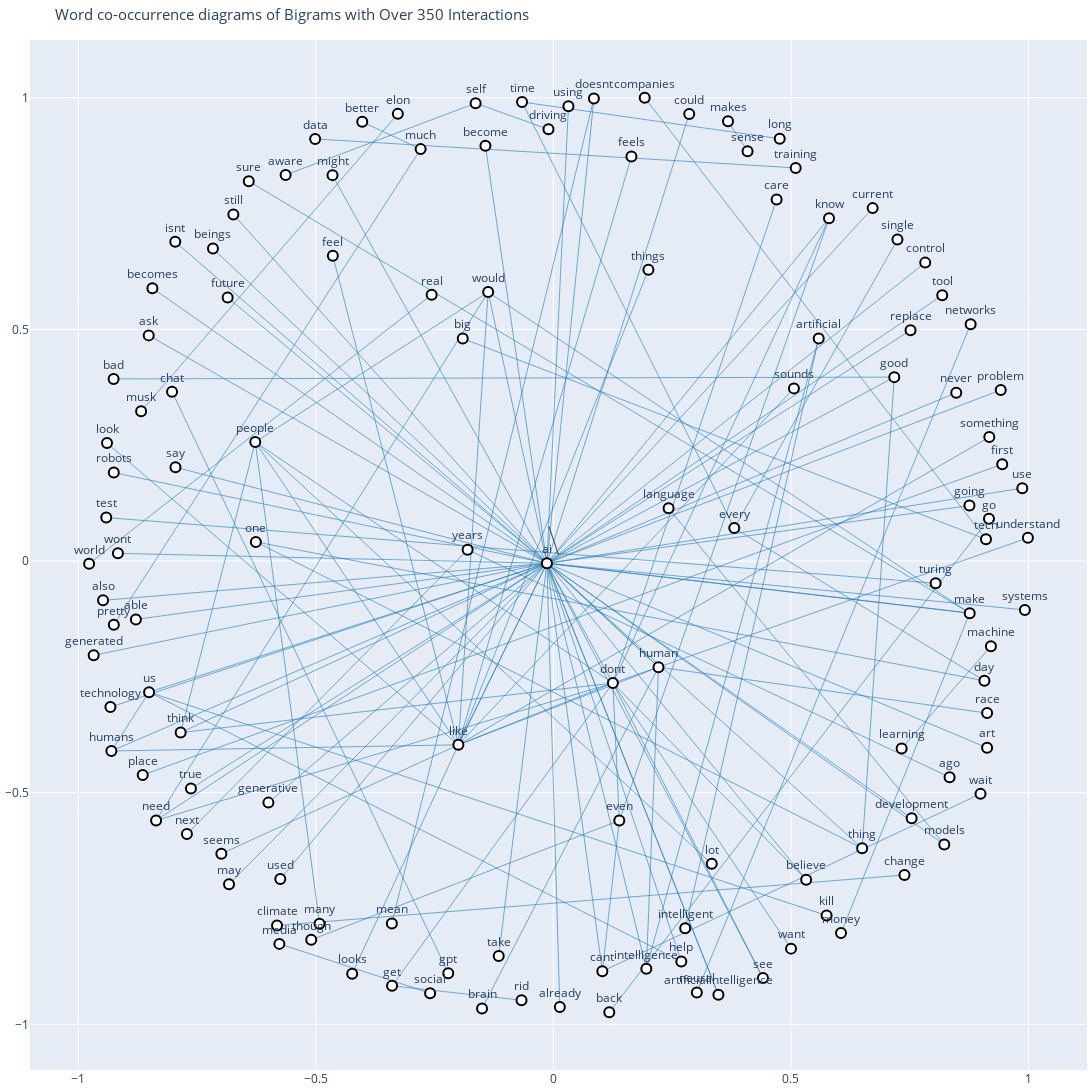

The cell this chart's notebook holds for it:
### Markdown cell above
### Word co-occurrence mapping

### Code cell
# Filter bigrams with over 400 interactions
filtered_bigrams = bigram_freq_df[bigram_freq_df['Frequency'] > 350]

# Create a directed graph
G = nx.DiGraph()

# Add edges to the graph
for index, row in filtered_bigrams.iterrows():
    words = row['Bigram'].split()
    if len(words) == 2:
        G.add_edge(words[0], words[1])

# Get positions for the nodes
pos = nx.spring_layout(G, k=1.0)

# Create edge traces
edge_trace = []
for edge in G.edges():
    x0, y0 = pos[edge[0]]
    x1, y1 = pos[edge[1]]
    edge_trace.append(go.Scatter(
        x=[x0, x1, None],
        y=[y0, y1, None],
        line=dict(width=0.6, color='#1f78b4'),
        hoverinfo='none',
        mode='lines'))

# Create node traces
node_trace = go.Scatter(
    x=[],
    y=[],
    text=[],
    mode='markers+text',
    textposition="top center",
    hoverinfo='text',
    marker=dict(
        showscale=False,
        color='white',
        size=10,
        line=dict(width=2, color='black')
    )
)

for node in G.nodes():
    x, y = pos[node]
    node_trace['x'] += tuple([x])
    node_trace['y'] += tuple([y])
    node_trace['text'] += tuple([node])

# Create the figure with increased size
fig = go.Figure(data=edge_trace + [node_trace],
                layout=go.Layout(
                    title='Word co-occurrence diagrams of Bigrams with Over 350 Interactions',
                    titlefont=dict(size=15),
                    showlegend=False,
                    hovermode='closest',
                    margin=dict(b=20, l=5, r=5, t=40),
                    annotations=[dict(
                        text="",
                        showarrow=True,
                        xref="paper", yref="paper"
                    )],
                    xaxis=dict(showgrid=True, zeroline=False),
                    yaxis=dict(showgrid=True, zeroline=False),
                    width=1200, 
                    height=1200   
                )
)

fig.show()

### Figure 1 — Plotly figure (JSON) as saved in the notebook; plotly's stock layout.template omitted (floating-point values rounded to 4 significant figures)
{"data": [{"hoverinfo": "none", "line": {"color": "#1f78b4", "width": 0.6}, "mode": "lines", "type": "scatter", "x": [0.5584, 0.1956, null], "y": [0.4803, -0.8801, null]}, {"hoverinfo": "none", "line": {"color": "#1f78b4", "width": 0.6}, "mode": "lines", "type": "scatter", "x": [0.5584, 0.2774, null], "y": [0.4803, -0.7927, null]}, {"hoverinfo": "none", "line": {"color": "#1f78b4", "width": 0.6}, "mode": "lines", "type": "scatter", "x": [0.1956, -0.01363, null], "y": [-0.8801, -0.004837, null]}, {"hoverinfo": "none", "line": {"color": "#1f78b4", "width": 0.6}, "mode": "lines", "type": "scatter", "x": [0.1252, 0.5801, null], "y": [-0.2635, 0.7398, null]}, {"hoverinfo": "none", "line": {"color": "#1f78b4", "width": 0.6}, "mode": "lines", "type": "scatter", "x": [0.1252, -0.7844, null], "y": [-0.2635, -0.3702, null]}, {"hoverinfo": "none", "line": {"color": "#1f78b4", "width": 0.6}, "mode": "lines", "type": "scatter", "x": [0.1252, -0.8361, null], "y": [-0.2635, -0.5598, null]}, {"hoverinfo": "none", "line": {"color": "#1f78b4", "width": 0.6}, "mode": "lines", "type": "scatter", "x": [0.1252, 0.5002, null], "y": [-0.2635, -0.8366, null]}, {"hoverinfo": "none", "line": {"color": "#1f78b4", "width": 0.6}, "mode": "lines", "type": "scatter", "x": [0.1252, 0.9987, null], "y": [-0.2635, 0.05002, null]}, {"hoverinfo": "none", "line": {"color": "#1f78b4", "width": 0.6}, "mode": "lines", "type": "scatter", "x": [0.1252, 0.441, null], "y": [-0.2635, -0.9002, null]}, {"hoverinfo": "none", "line": {"color": "#1f78b4", "width": 0.6}, "mode": "lines", "type": "scatter", "x": [0.1252, 0.1387, null], "y": [-0.2635, -0.5601, null]}, {"hoverinfo": "none", "line": {"color": "#1f78b4", "width": 0.6}, "mode": "lines", "type": "scatter", "x": [0.1252, -0.3395, null], "y": [-0.2635, -0.9169, null]}, {"hoverinfo": "none", "line": {"color": "#1f78b4", "width": 0.6}, "mode": "lines", "type": "scatter", "x": [0.1252, 0.4698, null], "y": [-0.2635, 0.7803, null]}, {"hoverinfo": "none", "line": {"color": "#1f78b4", "width": 0.6}, "mode": "lines", "type": "scatter", "x": [0.1252, -0.2, null], "y": [-0.2635, -0.3967, null]}, {"hoverinfo": "none", "line": {"color": "#1f78b4", "width": 0.6}, "mode": "lines", "type": "scatter", "x": [0.1252, 0.532, null], "y": [-0.2635, -0.6879, null]}, {"hoverinfo": "none", "line": {"color": "#1f78b4", "width": 0.6}, "mode": "lines", "type": "scatter", "x": [0.5801, -0.01363, null], "y": [0.7398, -0.004837, null]}, {"hoverinfo": "none", "line": {"color": "#1f78b4", "width": 0.6}, "mode": "lines", "type": "scatter", "x": [-0.7844, -0.01363, null], "y": [-0.3702, -0.004837, null]}, {"hoverinfo": "none", "line": {"color": "#1f78b4", "width": 0.6}, "mode": "lines", "type": "scatter", "x": [0.9869, -0.01363, null], "y": [0.1573, -0.004837, null]}, {"hoverinfo": "none", "line": {"color": "#1f78b4", "width": 0.6}, "mode": "lines", "type": "scatter", "x": [-0.01363, -0.1372, null], "y": [-0.004837, 0.5805, null]}, {"hoverinfo": "none", "line": {"color": "#1f78b4", "width": 0.6}, "mode": "lines", "type": "scatter", "x": [-0.01363, 0.2859, null], "y": [-0.004837, 0.9651, null]}, {"hoverinfo": "none", "line": {"color": "#1f78b4", "width": 0.6}, "mode": "lines", "type": "scatter", "x": [-0.01363, -0.01363, null], "y": [-0.004837, -0.004837, null]}, {"hoverinfo": "none", "line": {"color": "#1f78b4", "width": 0.6}, "mode": "lines", "type": "scatter", "x": [-0.01363, 0.8757, null], "y": [-0.004837, 0.1197, null]}, {"hoverinfo": "none", "line": {"color": "#1f78b4", "width": 0.6}, "mode": "lines", "type": "scatter", "x": [-0.01363, 0.3473, null], "y": [-0.004837, -0.936, null]}, {"hoverinfo": "none", "line": {"color": "#1f78b4", "width": 0.6}, "mode": "lines", "type": "scatter", "x": [-0.01363, -0.9675, null], "y": [-0.004837, -0.2033, null]}, {"hoverinfo": "none", "line": {"color": "#1f78b4", "width": 0.6}, "mode": "lines", "type": "scatter", "x": [-0.01363, 0.08526, null], "y": [-0.004837, 0.9982, null]}, {"hoverinfo": "none", "line": {"color": "#1f78b4", "width": 0.6}, "mode": "lines", "type": "scatter", "x": [-0.01363, 0.9923, null], "y": [-0.004837, -0.1055, null]}, {"hoverinfo": "none", "line": {"color": "#1f78b4", "width": 0.6}, "mode": "lines", "type": "scatter", "x": [-0.01363, -0.2, null], "y": [-0.004837, -0.3967, null]}, {"hoverinfo": "none", "line": {"color": "#1f78b4", "width": 0.6}, "mode": "lines", "type": "scatter", "x": [-0.01363, 0.103, null], "y": [-0.004837, -0.8856, null]}, {"hoverinfo": "none", "line": {"color": "#1f78b4", "width": 0.6}, "mode": "lines", "type": "scatter", "x": [-0.01363, -0.9251, null], "y": [-0.004837, 0.1909, null]}, {"hoverinfo": "none", "line": {"color": "#1f78b4", "width": 0.6}, "mode": "lines", "type": "scatter", "x": [-0.01363, 0.01355, null], "y": [-0.004837, -0.9627, null]}, {"hoverinfo": "none", "line": {"color": "#1f78b4", "width": 0.6}, "mode": "lines", "type": "scatter", "x": [-0.01363, 0.8479, null], "y": [-0.004837, 0.3634, null]}, {"hoverinfo": "none", "line": {"color": "#1f78b4", "width": 0.6}, "mode": "lines", "type": "scatter", "x": [-0.01363, 0.8762, null], "y": [-0.004837, -0.1125, null]}, {"hoverinfo": "none", "line": {"color": "#1f78b4", "width": 0.6}, "mode": "lines", "type": "scatter", "x": [-0.01363, 0.8227, null], "y": [-0.004837, -0.612, null]}, {"hoverinfo": "none", "line": {"color": "#1f78b4", "width": 0.6}, "mode": "lines", "type": "scatter", "x": [-0.01363, -0.7958, null], "y": [-0.004837, 0.689, null]}, {"hoverinfo": "none", "line": {"color": "#1f78b4", "width": 0.6}, "mode": "lines", "type": "scatter", "x": [-0.01363, -0.115, null], "y": [-0.004837, -0.8525, null]}, {"hoverinfo": "none", "line": {"color": "#1f78b4", "width": 0.6}, "mode": "lines", "type": "scatter", "x": [-0.01363, -0.5747, null], "y": [-0.004837, -0.6861, null]}, {"hoverinfo": "none", "line": {"color": "#1f78b4", "width": 0.6}, "mode": "lines", "type": "scatter", "x": [-0.01363, -0.9322, null], "y": [-0.004837, -0.3153, null]}, {"hoverinfo": "none", "line": {"color": "#1f78b4", "width": 0.6}, "mode": "lines", "type": "scatter", "x": [-0.01363, 0.9128, null], "y": [-0.004837, -0.4029, null]}, {"hoverinfo": "none", "line": {"color": "#1f78b4", "width": 0.6}, "mode": "lines", "type": "scatter", "x": [-0.01363, -0.9165, null], "y": [-0.004837, 0.01663, null]}, {"hoverinfo": "none", "line": {"color": "#1f78b4", "width": 0.6}, "mode": "lines", "type": "scatter", "x": [-0.01363, 0.2212, null], "y": [-0.004837, -0.2291, null]}, {"hoverinfo": "none", "line": {"color": "#1f78b4", "width": 0.6}, "mode": "lines", "type": "scatter", "x": [-0.01363, 0.7516, null], "y": [-0.004837, 0.4981, null]}, {"hoverinfo": "none", "line": {"color": "#1f78b4", "width": 0.6}, "mode": "lines", "type": "scatter", "x": [-0.01363, -0.143, null], "y": [-0.004837, 0.8964, null]}, {"hoverinfo": "none", "line": {"color": "#1f78b4", "width": 0.6}, "mode": "lines", "type": "scatter", "x": [-0.01363, -0.8786, null], "y": [-0.004837, -0.126, null]}, {"hoverinfo": "none", "line": {"color": "#1f78b4", "width": 0.6}, "mode": "lines", "type": "scatter", "x": [-0.01363, 0.2693, null], "y": [-0.004837, -0.8645, null]}, {"hoverinfo": "none", "line": {"color": "#1f78b4", "width": 0.6}, "mode": "lines", "type": "scatter", "x": [-0.01363, 0.754, null], "y": [-0.004837, -0.5554, null]}, {"hoverinfo": "none", "line": {"color": "#1f78b4", "width": 0.6}, "mode": "lines", "type": "scatter", "x": [-0.01363, -0.4648, null], "y": [-0.004837, 0.833, null]}, {"hoverinfo": "none", "line": {"color": "#1f78b4", "width": 0.6}, "mode": "lines", "type": "scatter", "x": [-0.01363, 0.8184, null], "y": [-0.004837, 0.5737, null]}, {"hoverinfo": "none", "line": {"color": "#1f78b4", "width": 0.6}, "mode": "lines", "type": "scatter", "x": [-0.01363, 0.1252, null], "y": [-0.004837, -0.2635, null]}, {"hoverinfo": "none", "line": {"color": "#1f78b4", "width": 0.6}, "mode": "lines", "type": "scatter", "x": [-0.01363, -0.6826, null], "y": [-0.004837, -0.6977, null]}, {"hoverinfo": "none", "line": {"color": "#1f78b4", "width": 0.6}, "mode": "lines", "type": "scatter", "x": [-0.01363, -0.8439, null], "y": [-0.004837, 0.5889, null]}, {"hoverinfo": "none", "line": {"color": "#1f78b4", "width": 0.6}, "mode": "lines", "type": "scatter", "x": [-0.01363, 0.7174, null], "y": [-0.004837, 0.397, null]}, {"hoverinfo": "none", "line": {"color": "#1f78b4", "width": 0.6}, "mode": "lines", "type": "scatter", "x": [-0.01363, -0.9478, null], "y": [-0.004837, -0.08487, null]}, {"hoverinfo": "none", "line": {"color": "#1f78b4", "width": 0.6}, "mode": "lines", "type": "scatter", "x": [-0.01363, -0.6735, null], "y": [-0.004837, 0.748, null]}, {"hoverinfo": "none", "line": {"color": "#1f78b4", "width": 0.6}, "mode": "lines", "type": "scatter", "x": [-0.1372, -0.2, null], "y": [0.5805, -0.3967, null]}, {"hoverinfo": "none", "line": {"color": "#1f78b4", "width": 0.6}, "mode": "lines", "type": "scatter", "x": [-0.1372, -0.8361, null], "y": [0.5805, -0.5598, null]}, {"hoverinfo": "none", "line": {"color": "#1f78b4", "width": 0.6}, "mode": "lines", "type": "scatter", "x": [-0.1372, 0.8762, null], "y": [0.5805, -0.1125, null]}, {"hoverinfo": "none", "line": {"color": "#1f78b4", "width": 0.6}, "mode": "lines", "type": "scatter", "x": [-0.5816, 0.7389, null], "y": [-0.7865, -0.6776, null]}, {"hoverinfo": "none", "line": {"color": "#1f78b4", "width": 0.6}, "mode": "lines", "type": "scatter", "x": [-0.1805, 0.8338, null], "y": [0.02438, -0.4665, null]}, {"hoverinfo": "none", "line": {"color": "#1f78b4", "width": 0.6}, "mode": "lines", "type": "scatter", "x": [0.03166, -0.01363, null], "y": [0.9815, -0.004837, null]}, {"hoverinfo": "none", "line": {"color": "#1f78b4", "width": 0.6}, "mode": "lines", "type": "scatter", "x": [0.2212, -0.7165, null], "y": [-0.2291, 0.6744, null]}, {"hoverinfo": "none", "line": {"color": "#1f78b4", "width": 0.6}, "mode": "lines", "type": "scatter", "x": [0.2212, -0.1501, null], "y": [-0.2291, -0.9659, null]}, {"hoverinfo": "none", "line": {"color": "#1f78b4", "width": 0.6}, "mode": "lines", "type": "scatter", "x": [0.2212, 0.9129, null], "y": [-0.2291, -0.3282, null]}, {"hoverinfo": "none", "line": {"color": "#1f78b4", "width": 0.6}, "mode": "lines", "type": "scatter", "x": [0.2212, 0.1956, null], "y": [-0.2291, -0.8801, null]}, {"hoverinfo": "none", "line": {"color": "#1f78b4", "width": 0.6}, "mode": "lines", "type": "scatter", "x": [-0.8361, -0.01363, null], "y": [-0.5598, -0.004837, null]}, {"hoverinfo": "none", "line": {"color": "#1f78b4", "width": 0.6}, "mode": "lines", "type": "scatter", "x": [-0.8025, -0.2213, null], "y": [0.3653, -0.8897, null]}, {"hoverinfo": "none", "line": {"color": "#1f78b4", "width": 0.6}, "mode": "lines", "type": "scatter", "x": [-0.5997, -0.01363, null], "y": [-0.5215, -0.004837, null]}, {"hoverinfo": "none", "line": {"color": "#1f78b4", "width": 0.6}, "mode": "lines", "type": "scatter", "x": [-0.2595, -0.5767, null], "y": [-0.9327, -0.8264, null]}, {"hoverinfo": "none", "line": {"color": "#1f78b4", "width": 0.6}, "mode": "lines", "type": "scatter", "x": [0.9208, 0.7329, null], "y": [-0.1837, -0.4047, null]}, {"hoverinfo": "none", "line": {"color": "#1f78b4", "width": 0.6}, "mode": "lines", "type": "scatter", "x": [-0.4641, -0.2, null], "y": [0.6588, -0.3967, null]}, {"hoverinfo": "none", "line": {"color": "#1f78b4", "width": 0.6}, "mode": "lines", "type": "scatter", "x": [-0.2, -0.01363, null], "y": [-0.3967, -0.004837, null]}, {"hoverinfo": "none", "line": {"color": "#1f78b4", "width": 0.6}, "mode": "lines", "type": "scatter", "x": [-0.2, 0.2212, null], "y": [-0.3967, -0.2291, null]}, {"hoverinfo": "none", "line": {"color": "#1f78b4", "width": 0.6}, "mode": "lines", "type": "scatter", "x": [-0.2, -0.9302, null], "y": [-0.3967, -0.41, null]}, {"hoverinfo": "none", "line": {"color": "#1f78b4", "width": 0.6}, "mode": "lines", "type": "scatter", "x": [0.3473, -0.01363, null], "y": [-0.936, -0.004837, null]}, {"hoverinfo": "none", "line": {"color": "#1f78b4", "width": 0.6}, "mode": "lines", "type": "scatter", "x": [0.103, 0.8989, null], "y": [-0.8856, -0.5026, null]}, {"hoverinfo": "none", "line": {"color": "#1f78b4", "width": 0.6}, "mode": "lines", "type": "scatter", "x": [0.103, 0.1387, null], "y": [-0.8856, -0.5601, null]}, {"hoverinfo": "none", "line": {"color": "#1f78b4", "width": 0.6}, "mode": "lines", "type": "scatter", "x": [-0.4922, -0.6274, null], "y": [-0.7827, 0.2569, null]}, {"hoverinfo": "none", "line": {"color": "#1f78b4", "width": 0.6}, "mode": "lines", "type": "scatter", "x": [-0.6274, 0.1252, null], "y": [0.2569, -0.2635, null]}, {"hoverinfo": "none", "line": {"color": "#1f78b4", "width": 0.6}, "mode": "lines", "type": "scatter", "x": [-0.6274, -0.7844, null], "y": [0.2569, -0.3702, null]}, {"hoverinfo": "none", "line": {"color": "#1f78b4", "width": 0.6}, "mode": "lines", "type": "scatter", "x": [-0.6274, -0.2, null], "y": [0.2569, -0.3967, null]}, {"hoverinfo": "none", "line": {"color": "#1f78b4", "width": 0.6}, "mode": "lines", "type": "scatter", "x": [-0.6274, -0.1372, null], "y": [0.2569, 0.5805, null]}, {"hoverinfo": "none", "line": {"color": "#1f78b4", "width": 0.6}, "mode": "lines", "type": "scatter", "x": [0.5062, -0.2, null], "y": [0.3727, -0.3967, null]}, {"hoverinfo": "none", "line": {"color": "#1f78b4", "width": 0.6}, "mode": "lines", "type": "scatter", "x": [0.5099, -0.5014, null], "y": [0.8486, 0.9111, null]}, {"hoverinfo": "none", "line": {"color": "#1f78b4", "width": 0.6}, "mode": "lines", "type": "scatter", "x": [0.575, -0.8509, null], "y": [-0.7651, -0.2831, null]}, {"hoverinfo": "none", "line": {"color": "#1f78b4", "width": 0.6}, "mode": "lines", "type": "scatter", "x": [-0.8509, -0.01363, null], "y": [-0.2831, -0.004837, null]}, {"hoverinfo": "none", "line": {"color": "#1f78b4", "width": 0.6}, "mode": "lines", "type": "scatter", "x": [-0.8509, -0.9302, null], "y": [-0.2831, -0.41, null]}, {"hoverinfo": "none", "line": {"color": "#1f78b4", "width": 0.6}, "mode": "lines", "type": "scatter", "x": [0.2, -0.2, null], "y": [0.6286, -0.3967, null]}, {"hoverinfo": "none", "line": {"color": "#1f78b4", "width": 0.6}, "mode": "lines", "type": "scatter", "x": [-0.6262, 0.6498, null], "y": [0.04129, -0.6198, null]}, {"hoverinfo": "none", "line": {"color": "#1f78b4", "width": 0.6}, "mode": "lines", "type": "scatter", "x": [-0.6262, 0.9071, null], "y": [0.04129, -0.2584, null]}, {"hoverinfo": "none", "line": {"color": "#1f78b4", "width": 0.6}, "mode": "lines", "type": "scatter", "x": [0.6498, -0.01363, null], "y": [-0.6198, -0.004837, null]}, {"hoverinfo": "none", "line": {"color": "#1f78b4", "width": 0.6}, "mode": "lines", "type": "scatter", "x": [0.08526, -0.3399, null], "y": [0.9982, -0.7823, null]}, {"hoverinfo": "none", "line": {"color": "#1f78b4", "width": 0.6}, "mode": "lines", "type": "scatter", "x": [-0.6988, -0.2, null], "y": [-0.6319, -0.3967, null]}, {"hoverinfo": "none", "line": {"color": "#1f78b4", "width": 0.6}, "mode": "lines", "type": "scatter", "x": [0.441, -0.01363, null], "y": [-0.9002, -0.004837, null]}, {"hoverinfo": "none", "line": {"color": "#1f78b4", "width": 0.6}, "mode": "lines", "type": "scatter", "x": [0.9174, -0.2, null], "y": [0.2676, -0.3967, null]}, {"hoverinfo": "none", "line": {"color": "#1f78b4", "width": 0.6}, "mode": "lines", "type": "scatter", "x": [0.1387, -0.5096, null], "y": [-0.5601, -0.8175, null]}, {"hoverinfo": "none", "line": {"color": "#1f78b4", "width": 0.6}, "mode": "lines", "type": "scatter", "x": [0.1387, 0.5801, null], "y": [-0.5601, 0.7398, null]}, {"hoverinfo": "none", "line": {"color": "#1f78b4", "width": 0.6}, "mode": "lines", "type": "scatter", "x": [-0.4235, -0.2, null], "y": [-0.8907, -0.3967, null]}, {"hoverinfo": "none", "line": {"color": "#1f78b4", "width": 0.6}, "mode": "lines", "type": "scatter", "x": [0.8762, -0.01363, null], "y": [-0.1125, -0.004837, null]}, {"hoverinfo": "none", "line": {"color": "#1f78b4", "width": 0.6}, "mode": "lines", "type": "scatter", "x": [0.8762, -0.6411, null], "y": [-0.1125, 0.8198, null]}, {"hoverinfo": "none", "line": {"color": "#1f78b4", "width": 0.6}, "mode": "lines", "type": "scatter", "x": [0.8762, 0.6053, null], "y": [-0.1125, -0.8031, null]}, {"hoverinfo": "none", "line": {"color": "#1f78b4", "width": 0.6}, "mode": "lines", "type": "scatter", "x": [-0.3274, -0.8677, null], "y": [0.9652, 0.3233, null]}, {"hoverinfo": "none", "line": {"color": "#1f78b4", "width": 0.6}, "mode": "lines", "type": "scatter", "x": [0.8045, -0.941, null], "y": [-0.04796, 0.09384, null]}, {"hoverinfo": "none", "line": {"color": "#1f78b4", "width": 0.6}, "mode": "lines", "type": "scatter", "x": [0.2693, -0.8509, null], "y": [-0.8645, -0.2831, null]}, {"hoverinfo": "none", "line": {"color": "#1f78b4", "width": 0.6}, "mode": "lines", "type": "scatter", "x": [0.4763, -0.06596, null], "y": [0.9116, 0.9908, null]}, {"hoverinfo": "none", "line": {"color": "#1f78b4", "width": 0.6}, "mode": "lines", "type": "scatter", "x": [-0.1637, -0.01034, null], "y": [0.9883, 0.9318, null]}, {"hoverinfo": "none", "line": {"color": "#1f78b4", "width": 0.6}, "mode": "lines", "type": "scatter", "x": [-0.1637, -0.5636, null], "y": [0.9883, 0.8334, null]}, {"hoverinfo": "none", "line": {"color": "#1f78b4", "width": 0.6}, "mode": "lines", "type": "scatter", "x": [-0.9394, -0.2, null], "y": [0.2547, -0.3967, null]}, {"hoverinfo": "none", "line": {"color": "#1f78b4", "width": 0.6}, "mode": "lines", "type": "scatter", "x": [-0.3395, -0.06705, null], "y": [-0.9169, -0.948, null]}, {"hoverinfo": "none", "line": {"color": "#1f78b4", "width": 0.6}, "mode": "lines", "type": "scatter", "x": [-0.6855, -0.01363, null], "y": [0.5686, -0.004837, null]}, {"hoverinfo": "none", "line": {"color": "#1f78b4", "width": 0.6}, "mode": "lines", "type": "scatter", "x": [-0.9302, -0.01363, null], "y": [-0.41, -0.004837, null]}, {"hoverinfo": "none", "line": {"color": "#1f78b4", "width": 0.6}, "mode": "lines", "type": "scatter", "x": [-0.9251, -0.2794, null], "y": [-0.1376, 0.8891, null]}, {"hoverinfo": "none", "line": {"color": "#1f78b4", "width": 0.6}, "mode": "lines", "type": "scatter", "x": [-0.2794, -0.4022, null], "y": [0.8891, 0.948, null]}, {"hoverinfo": "none", "line": {"color": "#1f78b4", "width": 0.6}, "mode": "lines", "type": "scatter", "x": [0.3807, 0.7241, null], "y": [0.0711, 0.6941, null]}, {"hoverinfo": "none", "line": {"color": "#1f78b4", "width": 0.6}, "mode": "lines", "type": "scatter", "x": [0.3807, -0.06596, null], "y": [0.0711, 0.9908, null]}, {"hoverinfo": "none", "line": {"color": "#1f78b4", "width": 0.6}, "mode": "lines", "type": "scatter", "x": [0.3807, 0.9071, null], "y": [0.0711, -0.2584, null]}, {"hoverinfo": "none", "line": {"color": "#1f78b4", "width": 0.6}, "mode": "lines", "type": "scatter", "x": [0.9104, 0.1922, null], "y": [0.04696, 1, null]}, {"hoverinfo": "none", "line": {"color": "#1f78b4", "width": 0.6}, "mode": "lines", "type": "scatter", "x": [0.7174, 0.6498, null], "y": [0.397, -0.6198, null]}, {"hoverinfo": "none", "line": {"color": "#1f78b4", "width": 0.6}, "mode": "lines", "type": "scatter", "x": [0.7174, -0.9256, null], "y": [0.397, 0.3931, null]}, {"hoverinfo": "none", "line": {"color": "#1f78b4", "width": 0.6}, "mode": "lines", "type": "scatter", "x": [0.3676, 0.4087, null], "y": [0.9493, 0.8843, null]}, {"hoverinfo": "none", "line": {"color": "#1f78b4", "width": 0.6}, "mode": "lines", "type": "scatter", "x": [-0.2562, -0.9771, null], "y": [0.5748, -0.006079, null]}, {"hoverinfo": "none", "line": {"color": "#1f78b4", "width": 0.6}, "mode": "lines", "type": "scatter", "x": [0.3333, -0.6274, null], "y": [-0.6536, 0.2569, null]}, {"hoverinfo": "none", "line": {"color": "#1f78b4", "width": 0.6}, "mode": "lines", "type": "scatter", "x": [0.2425, 0.8227, null], "y": [0.1138, -0.612, null]}, {"hoverinfo": "none", "line": {"color": "#1f78b4", "width": 0.6}, "mode": "lines", "type": "scatter", "x": [-0.8516, -0.01363, null], "y": [0.4871, -0.004837, null]}, {"hoverinfo": "none", "line": {"color": "#1f78b4", "width": 0.6}, "mode": "lines", "type": "scatter", "x": [0.9415, -0.01363, null], "y": [0.3691, -0.004837, null]}, {"hoverinfo": "none", "line": {"color": "#1f78b4", "width": 0.6}, "mode": "lines", "type": "scatter", "x": [0.532, -0.01363, null], "y": [-0.6879, -0.004837, null]}, {"hoverinfo": "none", "line": {"color": "#1f78b4", "width": 0.6}, "mode": "lines", "type": "scatter", "x": [0.9167, 0.1177, null], "y": [0.09126, -0.9739, null]}, {"hoverinfo": "none", "line": {"color": "#1f78b4", "width": 0.6}, "mode": "lines", "type": "scatter", "x": [-0.7953, -0.01363, null], "y": [0.2025, -0.004837, null]}, {"hoverinfo": "none", "line": {"color": "#1f78b4", "width": 0.6}, "mode": "lines", "type": "scatter", "x": [0.7826, -0.01363, null], "y": [0.6441, -0.004837, null]}, {"hoverinfo": "none", "line": {"color": "#1f78b4", "width": 0.6}, "mode": "lines", "type": "scatter", "x": [-0.7712, -0.1805, null], "y": [-0.5894, 0.02438, null]}, {"hoverinfo": "none", "line": {"color": "#1f78b4", "width": 0.6}, "mode": "lines", "type": "scatter", "x": [0.9446, -0.8643, null], "y": [0.2091, -0.4617, null]}, {"hoverinfo": "none", "line": {"color": "#1f78b4", "width": 0.6}, "mode": "lines", "type": "scatter", "x": [0.3019, 0.8781, null], "y": [-0.9312, 0.5112, null]}, {"hoverinfo": "none", "line": {"color": "#1f78b4", "width": 0.6}, "mode": "lines", "type": "scatter", "x": [-0.7628, -0.01363, null], "y": [-0.4911, -0.004837, null]}, {"hoverinfo": "none", "line": {"color": "#1f78b4", "width": 0.6}, "mode": "lines", "type": "scatter", "x": [0.672, -0.01363, null], "y": [0.7618, -0.004837, null]}, {"hoverinfo": "none", "line": {"color": "#1f78b4", "width": 0.6}, "mode": "lines", "type": "scatter", "x": [0.1643, -0.2, null], "y": [0.8729, -0.3967, null]}, {"hoverinfo": "none", "line": {"color": "#1f78b4", "width": 0.6}, "mode": "lines", "type": "scatter", "x": [-0.1907, 0.9104, null], "y": [0.4803, 0.04696, null]}, {"hoverinfo": "text", "marker": {"color": "white", "line": {"color": "black", "width": 2}, "showscale": false, "size": 10}, "mode": "markers+text", "text": ["artificial", "intelligence", "dont", "know", "think", "use", "ai", "would", "climate", "change", "years", "ago", "could", "using", "human", "beings", "need", "chat", "gpt", "generative", "social", "media", "machine", "learning", "want", "feel", "like", "understand", "going", "artificialintelligence", "cant", "wait", "many", "people", "sounds", "brain", "race", "training", "data", "generated", "kill", "us", "things", "one", "thing", "doesnt", "seems", "systems", "day", "see", "something", "even", "robots", "already", "never", "looks", "make", "elon", "musk", "models", "turing", "test", "isnt", "help", "take", "used", "long", "time", "mean", "self", "driving", "though", "technology", "look", "get", "art", "future", "sure", "humans", "pretty", "much", "wont", "care", "every", "single", "replace", "tech", "companies", "become", "good", "makes", "sense", "real", "world", "lot", "language", "ask", "able", "problem", "aware", "rid", "believe", "go", "back", "development", "better", "say", "might", "tool", "control", "next", "may", "money", "first", "place", "neural", "networks", "intelligent", "true", "current", "becomes", "bad", "feels", "also", "big", "still"], "textposition": "top center", "type": "scatter", "x": [0.5584, 0.1956, 0.1252, 0.5801, -0.7844, 0.9869, -0.01363, -0.1372, -0.5816, 0.7389, -0.1805, 0.8338, 0.2859, 0.03166, 0.2212, -0.7165, -0.8361, -0.8025, -0.2213, -0.5997, -0.2595, -0.5767, 0.9208, 0.7329, 0.5002, -0.4641, -0.2, 0.9987, 0.8757, 0.3473, 0.103, 0.8989, -0.4922, -0.6274, 0.5062, -0.1501, 0.9129, 0.5099, -0.5014, -0.9675, 0.575, -0.8509, 0.2, -0.6262, 0.6498, 0.08526, -0.6988, 0.9923, 0.9071, 0.441, 0.9174, 0.1387, -0.9251, 0.01355, 0.8479, -0.4235, 0.8762, -0.3274, -0.8677, 0.8227, 0.8045, -0.941, -0.7958, 0.2693, -0.115, -0.5747, 0.4763, -0.06596, -0.3399, -0.1637, -0.01034, -0.5096, -0.9322, -0.9394, -0.3395, 0.9128, -0.6855, -0.6411, -0.9302, -0.9251, -0.2794, -0.9165, 0.4698, 0.3807, 0.7241, 0.7516, 0.9104, 0.1922, -0.143, 0.7174, 0.3676, 0.4087, -0.2562, -0.9771, 0.3333, 0.2425, -0.8516, -0.8786, 0.9415, -0.5636, -0.06705, 0.532, 0.9167, 0.1177, 0.754, -0.4022, -0.7953, -0.4648, 0.8184, 0.7826, -0.7712, -0.6826, 0.6053, 0.9446, -0.8643, 0.3019, 0.8781, 0.2774, -0.7628, 0.672, -0.8439, -0.9256, 0.1643, -0.9478, -0.1907, -0.6735], "y": [0.4803, -0.8801, -0.2635, 0.7398, -0.3702, 0.1573, -0.004837, 0.5805, -0.7865, -0.6776, 0.02438, -0.4665, 0.9651, 0.9815, -0.2291, 0.6744, -0.5598, 0.3653, -0.8897, -0.5215, -0.9327, -0.8264, -0.1837, -0.4047, -0.8366, 0.6588, -0.3967, 0.05002, 0.1197, -0.936, -0.8856, -0.5026, -0.7827, 0.2569, 0.3727, -0.9659, -0.3282, 0.8486, 0.9111, -0.2033, -0.7651, -0.2831, 0.6286, 0.04129, -0.6198, 0.9982, -0.6319, -0.1055, -0.2584, -0.9002, 0.2676, -0.5601, 0.1909, -0.9627, 0.3634, -0.8907, -0.1125, 0.9652, 0.3233, -0.612, -0.04796, 0.09384, 0.689, -0.8645, -0.8525, -0.6861, 0.9116, 0.9908, -0.7823, 0.9883, 0.9318, -0.8175, -0.3153, 0.2547, -0.9169, -0.4029, 0.5686, 0.8198, -0.41, -0.1376, 0.8891, 0.01663, 0.7803, 0.0711, 0.6941, 0.4981, 0.04696, 1, 0.8964, 0.397, 0.9493, 0.8843, 0.5748, -0.006079, -0.6536, 0.1138, 0.4871, -0.126, 0.3691, 0.8334, -0.948, -0.6879, 0.09126, -0.9739, -0.5554, 0.948, 0.2025, 0.833, 0.5737, 0.6441, -0.5894, -0.6977, -0.8031, 0.2091, -0.4617, -0.9312, 0.5112, -0.7927, -0.4911, 0.7618, 0.5889, 0.3931, 0.8729, -0.08487, 0.4803, 0.748]}], "layout": {"annotations": [{"showarrow": true, "text": "", "xref": "paper", "yref": "paper"}], "height": 1200, "hovermode": "closest", "margin": {"b": 20, "l": 5, "r": 5, "t": 40}, "showlegend": false, "title": {"font": {"size": 15}, "text": "Word co-occurrence diagrams of Bigrams with Over 350 Interactions"}, "width": 1200, "xaxis": {"showgrid": true, "zeroline": false}, "yaxis": {"showgrid": true, "zeroline": false}}}
